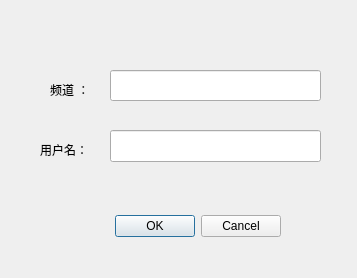
<?xml version="1.0" encoding="UTF-8"?>
<ui version="4.0">
 <class>logIn</class>
 <widget class="QDialog" name="logIn">
  <property name="geometry">
   <rect>
    <x>0</x>
    <y>0</y>
    <width>357</width>
    <height>278</height>
   </rect>
  </property>
  <property name="windowTitle">
   <string>登陆</string>
  </property>
  <widget class="QDialogButtonBox" name="buttonBox">
   <property name="geometry">
    <rect>
     <x>100</x>
     <y>210</y>
     <width>181</width>
     <height>32</height>
    </rect>
   </property>
   <property name="orientation">
    <enum>Qt::Horizontal</enum>
   </property>
   <property name="standardButtons">
    <set>QDialogButtonBox::Cancel|QDialogButtonBox::Ok</set>
   </property>
  </widget>
  <widget class="QLineEdit" name="lineEdit">
   <property name="geometry">
    <rect>
     <x>110</x>
     <y>70</y>
     <width>211</width>
     <height>31</height>
    </rect>
   </property>
  </widget>
  <widget class="QLineEdit" name="lineEdit_2">
   <property name="geometry">
    <rect>
     <x>110</x>
     <y>130</y>
     <width>211</width>
     <height>32</height>
    </rect>
   </property>
  </widget>
  <widget class="QLabel" name="label">
   <property name="geometry">
    <rect>
     <x>50</x>
     <y>80</y>
     <width>61</width>
     <height>20</height>
    </rect>
   </property>
   <property name="text">
    <string>频道 ：</string>
   </property>
  </widget>
  <widget class="QLabel" name="label_2">
   <property name="geometry">
    <rect>
     <x>40</x>
     <y>140</y>
     <width>71</width>
     <height>20</height>
    </rect>
   </property>
   <property name="text">
    <string>用户名：</string>
   </property>
  </widget>
 </widget>
 <resources/>
 <connections>
  <connection>
   <sender>buttonBox</sender>
   <signal>accepted()</signal>
   <receiver>logIn</receiver>
   <slot>accept()</slot>
   <hints>
    <hint type="sourcelabel">
     <x>248</x>
     <y>254</y>
    </hint>
    <hint type="destinationlabel">
     <x>157</x>
     <y>274</y>
    </hint>
   </hints>
  </connection>
  <connection>
   <sender>buttonBox</sender>
   <signal>rejected()</signal>
   <receiver>logIn</receiver>
   <slot>reject()</slot>
   <hints>
    <hint type="sourcelabel">
     <x>316</x>
     <y>260</y>
    </hint>
    <hint type="destinationlabel">
     <x>286</x>
     <y>274</y>
    </hint>
   </hints>
  </connection>
 </connections>
</ui>
